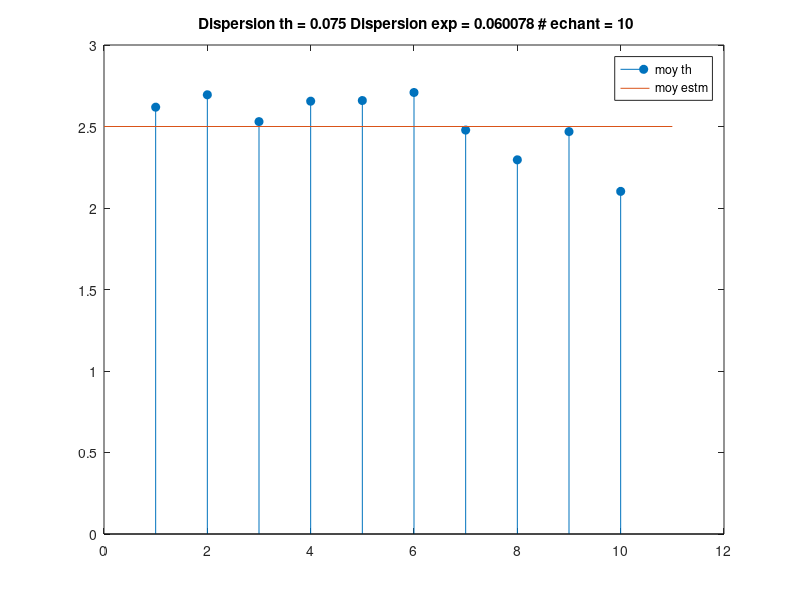

Here is the MATLAB script that generated this plot:
%exemple de loi des grands nb 
%l estimation de moy et variance 

clear all ; 
close all; 
clc; 


M=10 ; %# d experience
N=10 ; %# nb d ech par exp 

%th 
a=1; 
b=4; %a,b bornes d intervalle de la distribution uniforme 
m= (a+b)/2; %moyenne theorique 
v= (b-a)^2 /12 ; %variance 

dsp_th = v/N ; %dispertion th voir cours (s^2 = sx^2/N ) 

%exp 
mexp = zeros(1,M) ; %vecteur moy exp
dsp_exp = zeros(1,M) ; %vecteur var exp

for e = 1: M; 
    u= a + (b-a) * rand (1,N); %generation de N ech ubiformement distribues dans l'intervalle a b  
    mexp(e) = sum(u) /N ;
    dsp_exp(e) = sum(((u-m)-(mexp(e)-m)).^2)/N ; %voir cours 
    
    
end 
dsp_expm= sum(dsp_exp)/M/N ; 
stem(mexp, 'fill' ); hold on 
plot ([0 M+1 ] , [m m] ) 
legend ('moy th ', 'moy estm' );
title ([ ' Dispersion th = ' , num2str(dsp_th),' Dispersion exp = ' , num2str(dsp_expm), ' # echant = ' , num2str(N)]) ; 
    
    
    
    
    
    
